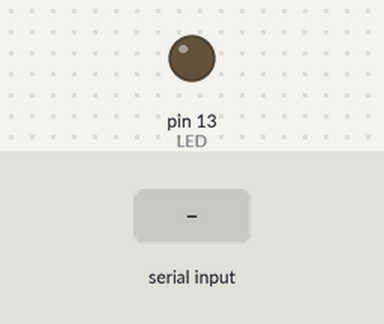
The sketch below on a simulated Arduino Uno, built with avr-gcc and run on an emulated ATmega328P. Shown: output pins drawn as LEDs (lit = HIGH). Dashed ring = blinking. The test bench sets the inputs (shaded band).

Above: at 1.5 s.
1.6 s: "blink" received over Serial
At 2.4 s:
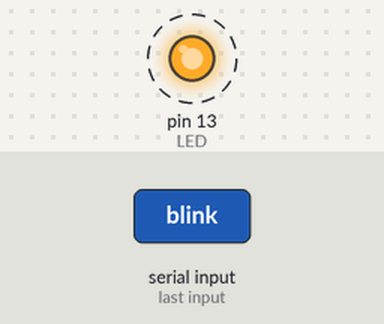
4.6 s: "upali" received over Serial
6.6 s: "ugasi" received over Serial
At 7.1 s:
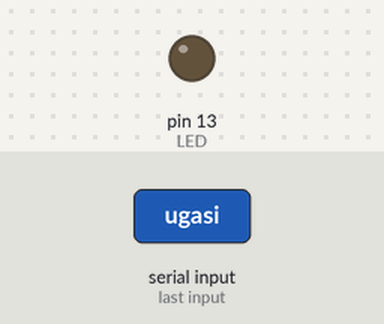
Timing chart, 0 to 9.6 s (numbered marks = the images above; inputs shaded):
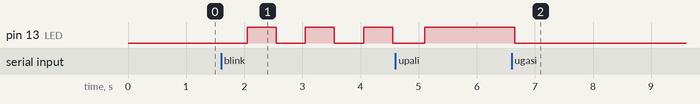

Measured:
- after the input at 1.6 s, pin 13 (LED): alternates HIGH for 0.50 s and LOW for 0.50 s, starting after 0.45 s
- after the input at 6.6 s, pin 13 (LED): HIGH → LOW after 0.05 s

The sketch:

PrimjerPaliGasiLedicuSerijski.ino
```cpp
#define LED 13

String inputString="";

boolean led=0;

void setup(){
  pinMode(LED,OUTPUT);
  Serial.begin(9600);
}

void loop(){
  if(inputString.startsWith("upali")) led=1;
  if(inputString.startsWith("ugasi")) led=0;
  if(inputString.startsWith("blink")) led=!led;

  digitalWrite(LED, led);
  delay(500);
}

void serialEvent() {
  inputString="";
  while(Serial.available()>0){
    inputString+=(char)Serial.read();
    delay(10);
  }
}
```
